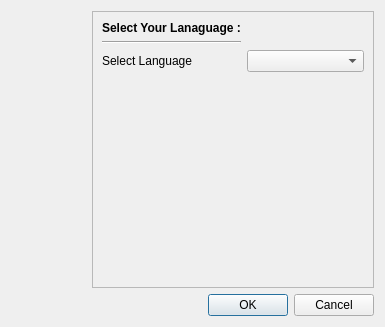
<?xml version="1.0" encoding="UTF-8"?>
<ui version="4.0">
 <class>PreferenceDialog</class>
 <widget class="QDialog" name="PreferenceDialog">
  <property name="geometry">
   <rect>
    <x>0</x>
    <y>0</y>
    <width>385</width>
    <height>327</height>
   </rect>
  </property>
  <property name="font">
   <font>
    <stylestrategy>PreferAntialias</stylestrategy>
   </font>
  </property>
  <property name="windowTitle">
   <string>Preferences</string>
  </property>
  <property name="windowIcon">
   <iconset>
    <normaloff>:/images/preferences-system.png</normaloff>:/images/preferences-system.png</iconset>
  </property>
  <layout class="QVBoxLayout" name="verticalLayout_2">
   <item>
    <layout class="QHBoxLayout" name="horizontalLayout_2">
     <item>
      <widget class="QDockWidget" name="dockWidget">
       <property name="maximumSize">
        <size>
         <width>75</width>
         <height>524287</height>
        </size>
       </property>
       <property name="features">
        <set>QDockWidget::NoDockWidgetFeatures</set>
       </property>
       <widget class="QWidget" name="dockWidgetContents">
        <layout class="QVBoxLayout" name="verticalLayout">
         <item>
          <widget class="QToolButton" name="btnLang">
           <property name="styleSheet">
            <string notr="true">QToolButton {background-color: transparent; border-width: 0px; border-left-width: 1px;border-right-width: 1px;border-style: solid;border-color: transparent;font-weight: bold;text-align: center;color: white;}  

QToolButton:pressed {padding-top: 5px;}

 QHeaderView::section {background-color: qlineargradient(x1:0, y1:0, x2:0, y2:1,stop:0 #616161, stop: 0.5 #505050,stop: 0.6 #434343, stop:1 #656565);color: white;padding-left: 4px;border: 1px solid #6c6c6c;font: bold}</string>
           </property>
           <property name="text">
            <string/>
           </property>
           <property name="icon">
            <iconset>
             <normaloff>:/images/applications-education-language.png</normaloff>:/images/applications-education-language.png</iconset>
           </property>
           <property name="iconSize">
            <size>
             <width>50</width>
             <height>50</height>
            </size>
           </property>
          </widget>
         </item>
         <item>
          <widget class="QToolButton" name="btnAria2">
           <property name="styleSheet">
            <string notr="true">QToolButton {background-color: transparent; border-width: 0px; border-left-width: 1px;border-right-width: 1px;border-style: solid;border-color: transparent;font-weight: bold;text-align: center;color: white;}  

QToolButton:pressed {padding-top: 5px;}

 QHeaderView::section {background-color: qlineargradient(x1:0, y1:0, x2:0, y2:1,stop:0 #616161, stop: 0.5 #505050,stop: 0.6 #434343, stop:1 #656565);color: white;padding-left: 4px;border: 1px solid #6c6c6c;font: bold}</string>
           </property>
           <property name="text">
            <string/>
           </property>
           <property name="icon">
            <iconset>
             <normaloff>:/images/applixware.png</normaloff>:/images/applixware.png</iconset>
           </property>
           <property name="iconSize">
            <size>
             <width>50</width>
             <height>50</height>
            </size>
           </property>
          </widget>
         </item>
         <item>
          <spacer name="verticalSpacer_2">
           <property name="orientation">
            <enum>Qt::Vertical</enum>
           </property>
           <property name="sizeHint" stdset="0">
            <size>
             <width>20</width>
             <height>40</height>
            </size>
           </property>
          </spacer>
         </item>
        </layout>
       </widget>
      </widget>
     </item>
     <item>
      <widget class="QStackedWidget" name="stackedWidget">
       <property name="frameShape">
        <enum>QFrame::StyledPanel</enum>
       </property>
       <property name="frameShadow">
        <enum>QFrame::Raised</enum>
       </property>
       <property name="currentIndex">
        <number>0</number>
       </property>
       <widget class="QWidget" name="pageLanguage">
        <layout class="QGridLayout" name="gridLayout">
         <item row="2" column="0">
          <widget class="QLabel" name="label">
           <property name="text">
            <string>Select Language</string>
           </property>
          </widget>
         </item>
         <item row="2" column="1">
          <widget class="QComboBox" name="comboLanguage">
           <property name="currentIndex">
            <number>-1</number>
           </property>
           <item>
            <property name="text">
             <string>Arabic</string>
            </property>
           </item>
           <item>
            <property name="text">
             <string>English</string>
            </property>
           </item>
          </widget>
         </item>
         <item row="0" column="0">
          <widget class="QLabel" name="label_2">
           <property name="font">
            <font>
             <weight>75</weight>
             <bold>true</bold>
            </font>
           </property>
           <property name="text">
            <string>Select Your Lanaguage :</string>
           </property>
          </widget>
         </item>
         <item row="1" column="0">
          <widget class="Line" name="line">
           <property name="orientation">
            <enum>Qt::Horizontal</enum>
           </property>
          </widget>
         </item>
         <item row="3" column="1">
          <spacer name="verticalSpacer">
           <property name="orientation">
            <enum>Qt::Vertical</enum>
           </property>
           <property name="sizeHint" stdset="0">
            <size>
             <width>20</width>
             <height>306</height>
            </size>
           </property>
          </spacer>
         </item>
        </layout>
       </widget>
       <widget class="QWidget" name="page_2">
        <layout class="QVBoxLayout" name="verticalLayout_3">
         <item>
          <widget class="QLabel" name="label_6">
           <property name="font">
            <font>
             <pointsize>10</pointsize>
             <weight>75</weight>
             <bold>true</bold>
            </font>
           </property>
           <property name="text">
            <string>Aria2 Settings :</string>
           </property>
          </widget>
         </item>
         <item>
          <widget class="Line" name="line_2">
           <property name="orientation">
            <enum>Qt::Horizontal</enum>
           </property>
          </widget>
         </item>
         <item>
          <layout class="QHBoxLayout" name="horizontalLayout_3">
           <item>
            <widget class="QLabel" name="label_3">
             <property name="text">
              <string>Server URL</string>
             </property>
            </widget>
           </item>
           <item>
            <widget class="QLineEdit" name="editServer">
             <property name="text">
              <string>http://localhost:6800/rpc</string>
             </property>
            </widget>
           </item>
          </layout>
         </item>
         <item>
          <layout class="QHBoxLayout" name="horizontalLayout_4">
           <item>
            <widget class="QLabel" name="label_4">
             <property name="text">
              <string>Application Path</string>
             </property>
            </widget>
           </item>
           <item>
            <widget class="QLineEdit" name="editAria2Path">
             <property name="text">
              <string>aria2c</string>
             </property>
            </widget>
           </item>
          </layout>
         </item>
         <item>
          <layout class="QHBoxLayout" name="horizontalLayout_5">
           <item>
            <widget class="QLabel" name="label_5">
             <property name="text">
              <string>Arguments</string>
             </property>
            </widget>
           </item>
           <item>
            <widget class="QLineEdit" name="editArgs">
             <property name="text">
              <string>--enable-rpc</string>
             </property>
            </widget>
           </item>
          </layout>
         </item>
         <item>
          <spacer name="verticalSpacer_3">
           <property name="orientation">
            <enum>Qt::Vertical</enum>
           </property>
           <property name="sizeHint" stdset="0">
            <size>
             <width>20</width>
             <height>160</height>
            </size>
           </property>
          </spacer>
         </item>
        </layout>
       </widget>
      </widget>
     </item>
    </layout>
   </item>
   <item>
    <layout class="QHBoxLayout" name="horizontalLayout">
     <item>
      <spacer name="horizontalSpacer">
       <property name="orientation">
        <enum>Qt::Horizontal</enum>
       </property>
       <property name="sizeHint" stdset="0">
        <size>
         <width>40</width>
         <height>20</height>
        </size>
       </property>
      </spacer>
     </item>
     <item>
      <widget class="QPushButton" name="btnOK">
       <property name="text">
        <string>OK</string>
       </property>
       <property name="icon">
        <iconset>
         <normaloff>:/images/dialog-ok.png</normaloff>:/images/dialog-ok.png</iconset>
       </property>
      </widget>
     </item>
     <item>
      <widget class="QPushButton" name="btnCancel">
       <property name="text">
        <string>Cancel</string>
       </property>
       <property name="icon">
        <iconset>
         <normaloff>:/images/dialog-cancel.png</normaloff>:/images/dialog-cancel.png</iconset>
       </property>
      </widget>
     </item>
    </layout>
   </item>
  </layout>
 </widget>
 <resources>
  <include location="images.qrc"/>
 </resources>
 <connections>
  <connection>
   <sender>btnLang</sender>
   <signal>clicked()</signal>
   <receiver>PreferenceDialog</receiver>
   <slot>showPage0()</slot>
   <hints>
    <hint type="sourcelabel">
     <x>20</x>
     <y>111</y>
    </hint>
    <hint type="destinationlabel">
     <x>21</x>
     <y>360</y>
    </hint>
   </hints>
  </connection>
  <connection>
   <sender>btnAria2</sender>
   <signal>clicked()</signal>
   <receiver>PreferenceDialog</receiver>
   <slot>showPage1()</slot>
   <hints>
    <hint type="sourcelabel">
     <x>73</x>
     <y>211</y>
    </hint>
    <hint type="destinationlabel">
     <x>74</x>
     <y>379</y>
    </hint>
   </hints>
  </connection>
  <connection>
   <sender>btnOK</sender>
   <signal>clicked()</signal>
   <receiver>PreferenceDialog</receiver>
   <slot>setValues()</slot>
   <hints>
    <hint type="sourcelabel">
     <x>450</x>
     <y>376</y>
    </hint>
    <hint type="destinationlabel">
     <x>189</x>
     <y>361</y>
    </hint>
   </hints>
  </connection>
  <connection>
   <sender>btnCancel</sender>
   <signal>clicked()</signal>
   <receiver>PreferenceDialog</receiver>
   <slot>close()</slot>
   <hints>
    <hint type="sourcelabel">
     <x>536</x>
     <y>373</y>
    </hint>
    <hint type="destinationlabel">
     <x>258</x>
     <y>367</y>
    </hint>
   </hints>
  </connection>
 </connections>
 <slots>
  <slot>showPage1()</slot>
  <slot>showPage0()</slot>
  <slot>setValues()</slot>
 </slots>
</ui>
